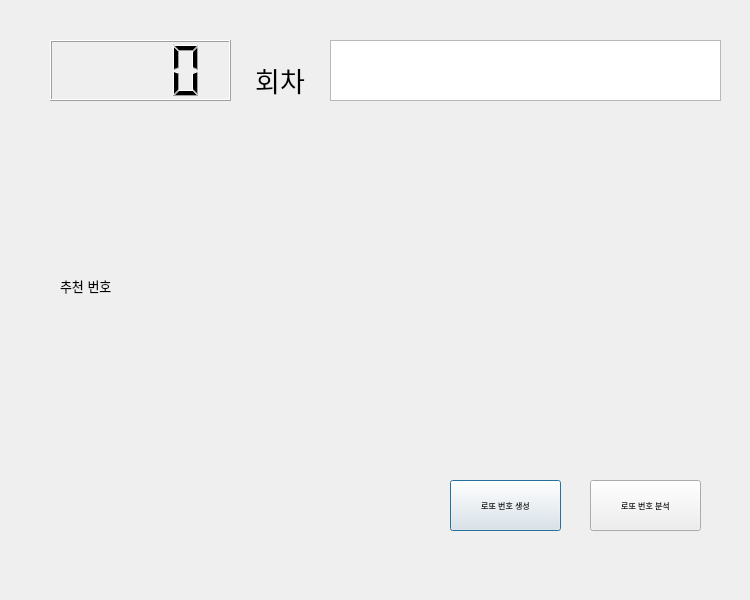
<?xml version="1.0" encoding="UTF-8"?>
<ui version="4.0">
 <class>Main_dialog</class>
 <widget class="QDialog" name="Main_dialog">
  <property name="geometry">
   <rect>
    <x>0</x>
    <y>0</y>
    <width>750</width>
    <height>600</height>
   </rect>
  </property>
  <property name="font">
   <font>
    <pointsize>6</pointsize>
   </font>
  </property>
  <property name="windowTitle">
   <string>Dialog</string>
  </property>
  <widget class="QPushButton" name="Main_btn_CreateNum">
   <property name="geometry">
    <rect>
     <x>450</x>
     <y>480</y>
     <width>111</width>
     <height>51</height>
    </rect>
   </property>
   <property name="text">
    <string>로또 번호 생성</string>
   </property>
  </widget>
  <widget class="QPushButton" name="Main_btn_AnalysisNum">
   <property name="geometry">
    <rect>
     <x>590</x>
     <y>480</y>
     <width>111</width>
     <height>51</height>
    </rect>
   </property>
   <property name="text">
    <string>로또 번호 분석</string>
   </property>
  </widget>
  <widget class="QLCDNumber" name="lotto_round_display">
   <property name="geometry">
    <rect>
     <x>50</x>
     <y>40</y>
     <width>181</width>
     <height>61</height>
    </rect>
   </property>
   <property name="smallDecimalPoint">
    <bool>false</bool>
   </property>
   <property name="digitCount">
    <number>4</number>
   </property>
  </widget>
  <widget class="QLabel" name="label">
   <property name="geometry">
    <rect>
     <x>250</x>
     <y>40</y>
     <width>60</width>
     <height>80</height>
    </rect>
   </property>
   <property name="font">
    <font>
     <family>문체부 제목 바탕체</family>
     <pointsize>20</pointsize>
    </font>
   </property>
   <property name="text">
    <string>회차</string>
   </property>
   <property name="textFormat">
    <enum>Qt::AutoText</enum>
   </property>
   <property name="alignment">
    <set>Qt::AlignCenter</set>
   </property>
  </widget>
  <widget class="QTextEdit" name="textedit_html_viewer">
   <property name="geometry">
    <rect>
     <x>330</x>
     <y>40</y>
     <width>391</width>
     <height>61</height>
    </rect>
   </property>
   <property name="autoFillBackground">
    <bool>false</bool>
   </property>
  </widget>
  <widget class="QLabel" name="test_label">
   <property name="geometry">
    <rect>
     <x>60</x>
     <y>120</y>
     <width>651</width>
     <height>331</height>
    </rect>
   </property>
   <property name="font">
    <font>
     <pointsize>10</pointsize>
    </font>
   </property>
   <property name="text">
    <string>추천 번호</string>
   </property>
  </widget>
 </widget>
 <resources/>
 <connections/>
</ui>
